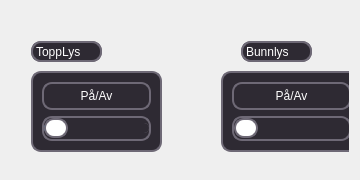
                              <widget class="QFrame" name="maniOuterContainer">
                               <property name="minimumSize">
                                <size>
                                 <width>360</width>
                                 <height>180</height>
                                </size>
                               </property>
                               <property name="maximumSize">
                                <size>
                                 <width>16777215</width>
                                 <height>16777215</height>
                                </size>
                               </property>
                               <layout class="QVBoxLayout" name="verticalLayout_3">
                                <item>
                                 <widget class="QFrame" name="maniContainer">
                                  <property name="minimumSize">
                                   <size>
                                    <width>0</width>
                                    <height>0</height>
                                   </size>
                                  </property>
                                  <property name="maximumSize">
                                   <size>
                                    <width>16777215</width>
                                    <height>16777215</height>
                                   </size>
                                  </property>
                                  <property name="frameShape">
                                   <enum>QFrame::NoFrame</enum>
                                  </property>
                                  <property name="frameShadow">
                                   <enum>QFrame::Raised</enum>
                                  </property>
                                  <widget class="QFrame" name="Overskriftkamera_2">
                                   <property name="geometry">
                                    <rect>
                                     <x>20</x>
                                     <y>30</y>
                                     <width>71</width>
                                     <height>21</height>
                                    </rect>
                                   </property>
                                   <property name="sizePolicy">
                                    <sizepolicy hsizetype="MinimumExpanding" vsizetype="Expanding">
                                     <horstretch>5</horstretch>
                                     <verstretch>0</verstretch>
                                    </sizepolicy>
                                   </property>
                                   <property name="styleSheet">
                                    <string notr="true">QWidget {
    background-color: #6E6976;
}

QFrame {
    background-color: #2E2A33;
    border: 2px solid #6E6976;
    border-radius: 10px;
}

QPushButton {
    background-color: #2E2A33;
    border: 2px solid #6E6976;
    border-radius: 10px;
    color: #FFFFFF;
    padding: 5px;
}

QPushButton:hover {
    background-color: #6E6976;
    color: #FFFFFF;
}

QLineEdit {
    background-color: #2E2A33;
    border: 2px solid #6E6976;
    border-radius: 10px;
    color: #FFFFFF;
    padding: 5px;
}

QLabel {
    color: #FFFFFF;
}
</string>
                                   </property>
                                   <property name="frameShape">
                                    <enum>QFrame::StyledPanel</enum>
                                   </property>
                                   <property name="frameShadow">
                                    <enum>QFrame::Raised</enum>
                                   </property>
                                   <widget class="QLabel" name="overskrifkamera_4">
                                    <property name="geometry">
                                     <rect>
                                      <x>0</x>
                                      <y>0</y>
                                      <width>71</width>
                                      <height>21</height>
                                     </rect>
                                    </property>
                                    <property name="sizePolicy">
                                     <sizepolicy hsizetype="MinimumExpanding" vsizetype="Expanding">
                                      <horstretch>5</horstretch>
                                      <verstretch>0</verstretch>
                                     </sizepolicy>
                                    </property>
                                    <property name="text">
                                     <string>ToppLys</string>
                                    </property>
                                   </widget>
                                  </widget>
                                  <widget class="QFrame" name="Overskriftkamera_3">
                                   <property name="geometry">
                                    <rect>
                                     <x>230</x>
                                     <y>30</y>
                                     <width>71</width>
                                     <height>21</height>
                                    </rect>
                                   </property>
                                   <property name="sizePolicy">
                                    <sizepolicy hsizetype="MinimumExpanding" vsizetype="Expanding">
                                     <horstretch>5</horstretch>
                                     <verstretch>0</verstretch>
                                    </sizepolicy>
                                   </property>
                                   <property name="styleSheet">
                                    <string notr="true">QWidget {
    background-color: #6E6976;
}

QFrame {
    background-color: #2E2A33;
    border: 2px solid #6E6976;
    border-radius: 10px;
}

QPushButton {
    background-color: #2E2A33;
    border: 2px solid #6E6976;
    border-radius: 10px;
    color: #FFFFFF;
    padding: 5px;
}

QPushButton:hover {
    background-color: #6E6976;
    color: #FFFFFF;
}

QLineEdit {
    background-color: #2E2A33;
    border: 2px solid #6E6976;
    border-radius: 10px;
    color: #FFFFFF;
    padding: 5px;
}

QLabel {
    color: #FFFFFF;
}
</string>
                                   </property>
                                   <property name="frameShape">
                                    <enum>QFrame::StyledPanel</enum>
                                   </property>
                                   <property name="frameShadow">
                                    <enum>QFrame::Raised</enum>
                                   </property>
                                   <widget class="QLabel" name="overskrifkamera_5">
                                    <property name="geometry">
                                     <rect>
                                      <x>0</x>
                                      <y>0</y>
                                      <width>71</width>
                                      <height>21</height>
                                     </rect>
                                    </property>
                                    <property name="sizePolicy">
                                     <sizepolicy hsizetype="MinimumExpanding" vsizetype="Expanding">
                                      <horstretch>5</horstretch>
                                      <verstretch>0</verstretch>
                                     </sizepolicy>
                                    </property>
                                    <property name="text">
                                     <string>Bunnlys</string>
                                    </property>
                                   </widget>
                                  </widget>
                                  <widget class="QFrame" name="frame_3">
                                   <property name="geometry">
                                    <rect>
                                     <x>20</x>
                                     <y>60</y>
                                     <width>131</width>
                                     <height>81</height>
                                    </rect>
                                   </property>
                                   <property name="sizePolicy">
                                    <sizepolicy hsizetype="Preferred" vsizetype="Expanding">
                                     <horstretch>5</horstretch>
                                     <verstretch>0</verstretch>
                                    </sizepolicy>
                                   </property>
                                   <property name="styleSheet">
                                    <string notr="true">QWidget {
background-color: #6E6976;
}

QFrame {
background-color: #2E2A33;
border: 2px solid #6E6976;
border-radius: 10px;
}

QPushButton {
background-color: #2E2A33;
border: 2px solid #6E6976;
border-radius: 10px;
color: #FFFFFF;
padding: 5px;
}

QPushButton:hover {
background-color: #6E6976;
color: #FFFFFF;
}

QLineEdit {
background-color: #2E2A33;
border: 2px solid #6E6976;
border-radius: 10px;
color: #FFFFFF;
padding: 5px;
}

QLabel {
color: #FFFFFF;
}

QSlider {
background-color: #2E2A33;
border: 2px solid #6E6976;
border-radius: 10px;
}

QSlider::groove:horizontal {
height: 10px;
background: #6E6976;
border-radius: 5px;
}

QSlider::handle:horizontal {
width: 20px;
height: 20px;
background: #2196F3;
border: 2px solid #6E6976;
margin: -5px 0px;
border-radius: 10px;
}

QSlider::handle:horizontal:hover {
background: #2E2A33;
}

QSlider::sub-page:horizontal {
background: #2196F3;
border-radius: 5px;
}

QSlider::add-page:horizontal {
background: #6E6976;
border-radius: 5px;
}</string>
                                   </property>
                                   <property name="frameShape">
                                    <enum>QFrame::StyledPanel</enum>
                                   </property>
                                   <property name="frameShadow">
                                    <enum>QFrame::Raised</enum>
                                   </property>
                                   <layout class="QVBoxLayout" name="verticalLayout_26">
                                    <item>
                                     <widget class="QPushButton" name="pushButton_31">
                                      <property name="sizePolicy">
                                       <sizepolicy hsizetype="Minimum" vsizetype="Expanding">
                                        <horstretch>5</horstretch>
                                        <verstretch>0</verstretch>
                                       </sizepolicy>
                                      </property>
                                      <property name="text">
                                       <string>På/Av</string>
                                      </property>
                                     </widget>
                                    </item>
                                    <item>
                                     <widget class="QSlider" name="horizontalSlider_2">
                                      <property name="sizePolicy">
                                       <sizepolicy hsizetype="Expanding" vsizetype="Expanding">
                                        <horstretch>5</horstretch>
                                        <verstretch>0</verstretch>
                                       </sizepolicy>
                                      </property>
                                      <property name="styleSheet">
                                       <string notr="true">QWidget {
    background-color: #6E6976;
}

QFrame {
    background-color: #2E2A33;
    border: 2px solid #6E6976;
    border-radius: 10px;
}

QPushButton {
    background-color: #2E2A33;
    border: 2px solid #6E6976;
    border-radius: 10px;
    color: #FFFFFF;
    padding: 5px;
}

QPushButton:hover {
    background-color: #6E6976;
    color: #FFFFFF;
}

QLineEdit {
    background-color: #2E2A33;
    border: 2px solid #6E6976;
    border-radius: 10px;
    color: #FFFFFF;
    padding: 5px;
}

QLabel {
    color: #FFFFFF;
}

QSlider {
    background-color: #2E2A33;
    border: 2px solid #6E6976;
    border-radius: 10px;
}

QSlider::groove:horizontal {
    height: 10px;
    background: qlineargradient(x1: 0, y1: 0, x2: 1, y2: 0,
                                stop: 0 #009BFF, stop: 1 #003BFF); /* Blue gradient */
    border-radius: 5px;
}

QSlider::handle:horizontal {
    width: 20px;
    background: #FFFFFF;
    border: 2px solid #6E6976;
    margin: -5px 0px;
    border-radius: 10px;
}

QSlider::handle:horizontal:hover {
    background: #2E2A33;
}

QSlider::sub-page:horizontal {
    background: qlineargradient(x1: 0, y1: 0, x2: 1, y2: 0,
                                stop: 0 #009BFF, stop: 1 #003BFF); /* Blue gradient */
    border-radius: 5px;
}

QSlider::add-page:horizontal {
    background: #2E2A33;
    border-radius: 5px;
}</string>
                                      </property>
                                      <property name="orientation">
                                       <enum>Qt::Horizontal</enum>
                                      </property>
                                     </widget>
                                    </item>
                                   </layout>
                                  </widget>
                                  <widget class="QFrame" name="frame_4">
                                   <property name="geometry">
                                    <rect>
                                     <x>210</x>
                                     <y>60</y>
                                     <width>141</width>
                                     <height>81</height>
                                    </rect>
                                   </property>
                                   <property name="sizePolicy">
                                    <sizepolicy hsizetype="Preferred" vsizetype="Expanding">
                                     <horstretch>5</horstretch>
                                     <verstretch>0</verstretch>
                                    </sizepolicy>
                                   </property>
                                   <property name="styleSheet">
                                    <string notr="true">QWidget {
    background-color: #6E6976;
}

QFrame {
    background-color: #2E2A33;
    border: 2px solid #6E6976;
    border-radius: 10px;
}

QPushButton {
    background-color: #2E2A33;
    border: 2px solid #6E6976;
    border-radius: 10px;
    color: #FFFFFF;
    padding: 5px;
}

QPushButton:hover {
    background-color: #6E6976;
    color: #FFFFFF;
}

QLineEdit {
    background-color: #2E2A33;
    border: 2px solid #6E6976;
    border-radius: 10px;
    color: #FFFFFF;
    padding: 5px;
}

QLabel {
    color: #FFFFFF;
}
</string>
                                   </property>
                                   <property name="frameShape">
                                    <enum>QFrame::StyledPanel</enum>
                                   </property>
                                   <property name="frameShadow">
                                    <enum>QFrame::Raised</enum>
                                   </property>
                                   <layout class="QVBoxLayout" name="verticalLayout_27">
                                    <item>
                                     <widget class="QPushButton" name="pushButton_32">
                                      <property name="sizePolicy">
                                       <sizepolicy hsizetype="Minimum" vsizetype="Expanding">
                                        <horstretch>5</horstretch>
                                        <verstretch>0</verstretch>
                                       </sizepolicy>
                                      </property>
                                      <property name="text">
                                       <string>På/Av</string>
                                      </property>
                                     </widget>
                                    </item>
                                    <item>
                                     <widget class="QSlider" name="horizontalSlider">
                                      <property name="sizePolicy">
                                       <sizepolicy hsizetype="Expanding" vsizetype="Expanding">
                                        <horstretch>5</horstretch>
                                        <verstretch>0</verstretch>
                                       </sizepolicy>
                                      </property>
                                      <property name="styleSheet">
                                       <string notr="true">QWidget {
    background-color: #6E6976;
}

QFrame {
    background-color: #2E2A33;
    border: 2px solid #6E6976;
    border-radius: 10px;
}

QPushButton {
    background-color: #2E2A33;
    border: 2px solid #6E6976;
    border-radius: 10px;
    color: #FFFFFF;
    padding: 5px;
}

QPushButton:hover {
    background-color: #6E6976;
    color: #FFFFFF;
}

QLineEdit {
    background-color: #2E2A33;
    border: 2px solid #6E6976;
    border-radius: 10px;
    color: #FFFFFF;
    padding: 5px;
}

QLabel {
    color: #FFFFFF;
}

QSlider {
    background-color: #2E2A33;
    border: 2px solid #6E6976;
    border-radius: 10px;
}

QSlider::groove:horizontal {
    height: 10px;
    background: qlineargradient(x1: 0, y1: 0, x2: 1, y2: 0,
                                stop: 0 #009BFF, stop: 1 #003BFF); /* Blue gradient */
    border-radius: 5px;
}

QSlider::handle:horizontal {
    width: 20px;
    background: #FFFFFF;
    border: 2px solid #6E6976;
    margin: -5px 0px;
    border-radius: 10px;
}

QSlider::handle:horizontal:hover {
    background: #2E2A33;
}

QSlider::sub-page:horizontal {
    background: qlineargradient(x1: 0, y1: 0, x2: 1, y2: 0,
                                stop: 0 #009BFF, stop: 1 #003BFF); /* Blue gradient */
    border-radius: 5px;
}

QSlider::add-page:horizontal {
    background: #2E2A33;
    border-radius: 5px;
}</string>
                                      </property>
                                      <property name="orientation">
                                       <enum>Qt::Horizontal</enum>
                                      </property>
                                     </widget>
                                    </item>
                                   </layout>
                                  </widget>
                                 </widget>
                                </item>
                               </layout>
                              </widget>
